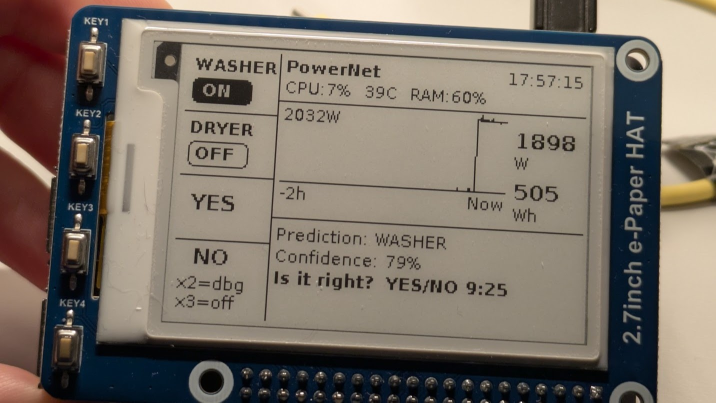
#> input picture Example.jpg, 1431 x 805 px (shown at 1/2 size)
$ python -i epd.py   (imports and definitions only)
#> lines starting #> are read from the running program, lines starting #| are printed output that depends on the picture
#!/usr/bin/env python3
"""
hat/epd.py — EinkDisplay: thin wrapper around the Waveshare e-paper driver.

EPD_VARIANT selects which driver to load:
  "epd2in7"    — 2.7-inch black & white (176×264 portrait)
  "epd2in7_V2" — 2.7-inch black & white V2 hardware revision  ← default
  "epd2in7b"   — 2.7-inch tri-color B/W/Red (176×264 portrait)

Landscape support: the HAT is physically rotated 90° CCW (buttons on the left).
Callers render on a 264×176 landscape canvas; show_image() rotates it 90° CCW
back to the 176×264 portrait orientation expected by the driver.

Refresh strategy:
  - Fast refresh (no flash) for most updates via display_Fast()
  - Full refresh every FULL_REFRESH_INTERVAL frames to clear ghosting
  - First frame always uses full refresh to establish base image
"""
import importlib
import random
from PIL import Image

# Change to "epd2in7" for V1 hardware, or "epd2in7b" for tri-color variant
EPD_VARIANT = "epd2in7_V2"

WIDTH = 176
HEIGHT = 264

# Landscape dimensions (after 90 CCW physical rotation — buttons on left)
LANDSCAPE_W = HEIGHT  # 264
LANDSCAPE_H = WIDTH   # 176

# Anti-burn-in: random shift range in pixels
_SHIFT_MAX = 2

# Full refresh every N frames to clear ghosting (N * 15s = interval)
FULL_REFRESH_INTERVAL = 40  # ~10 minutes


def _load_driver():
    return importlib.import_module(f"hat.vendor.{EPD_VARIANT}")


class EinkDisplay:
    """Thin wrapper around the Waveshare EPD driver."""

    def __init__(self) -> None:
        mod = _load_driver()
        self._epd = mod.EPD()
        self._frame_count = 0
        self._fast_mode = False

    # [65 lines left out: functions init, _init_fast, clear, apply_burn_in_shift, _prepare_image, show_image, not called in this run]

    def sleep(self) -> None:
        """Put the display into low-power sleep mode."""
        self._epd.sleep()

>>> import cv2
>>> picture = cv2.imread('../Example.jpg', cv2.IMREAD_GRAYSCALE)
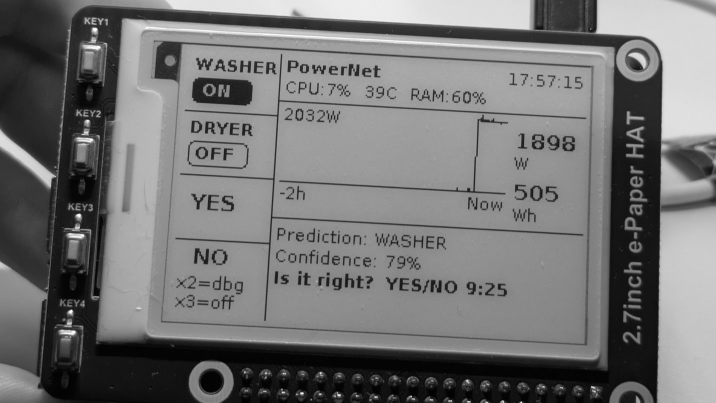
#> picture: shape (805, 1431) (shown at 1/2 size); min 0, max 255, mean 115.8
#> (the run stopped early here; a loop or call above may not have finished)
